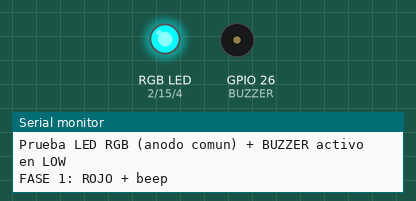
Simulated run of this sketch. Board: ESP32. On the bench: an RGB LED mixed from three pins (HIGH = lit), buzzer (waves = sounding, pin HIGH), the last lines printed to the serial monitor.

Above: at 0.15 s.
At 2.5 s:
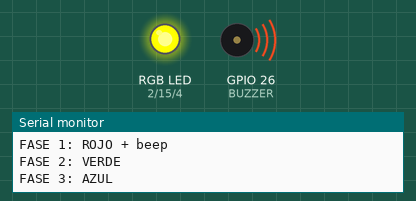
At 3.5 s:
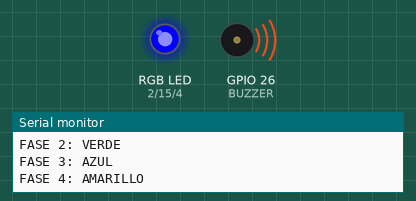
At 4.5 s:
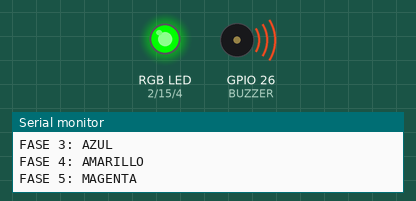
At 6.5 s:
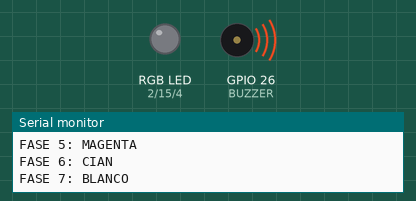
At 9.5 s:
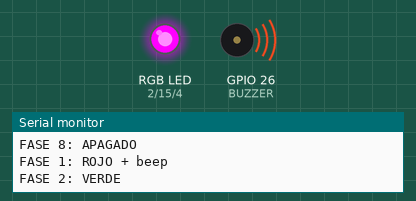
Timing chart, 0 to 10.4 s (numbered marks = the images above):
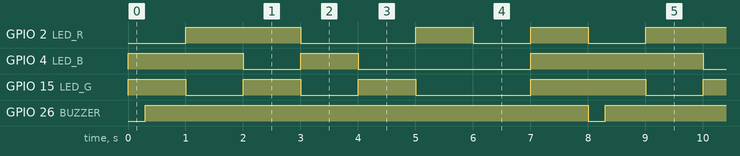

The sketch:

LEDBUZZER.ino
```cpp
// === PINES ===
#define LED_R 2      // Rojo (cátodo del LED rojo)
#define LED_G 15     // Verde
#define LED_B 4      // Azul
#define BUZZER 26    // Buzzer entre 3.3V y GPIO26

void setup() {
  Serial.begin(115200);
  Serial.println("Prueba LED RGB (anodo comun) + BUZZER activo en LOW");

  pinMode(LED_R, OUTPUT);
  pinMode(LED_G, OUTPUT);
  pinMode(LED_B, OUTPUT);
  pinMode(BUZZER, OUTPUT);

  // IMPORTANTE: como todo es activo en LOW,
  // iniciamos todo APAGADO poniéndolo en HIGH.
  digitalWrite(LED_R, HIGH);
  digitalWrite(LED_G, HIGH);
  digitalWrite(LED_B, HIGH);
  digitalWrite(BUZZER, HIGH);
}

void buzzerOn()  { digitalWrite(BUZZER, LOW); }   // LOW -> suena
void buzzerOff() { digitalWrite(BUZZER, HIGH); }  // HIGH -> se apaga

// Encender colores teniendo en cuenta que el LED es ANODO COMUN:
// ON  -> LOW
// OFF -> HIGH
void setColor(bool rOn, bool gOn, bool bOn) {
  digitalWrite(LED_R, rOn ? LOW : HIGH);
  digitalWrite(LED_G, gOn ? LOW : HIGH);
  digitalWrite(LED_B, bOn ? LOW : HIGH);
}

void loop() {
  // 1) ROJO + beep
  Serial.println("FASE 1: ROJO + beep");
  setColor(true, false, false);  // solo rojo encendido

  buzzerOn();
  delay(300);
  buzzerOff();
  delay(700);

  // 2) VERDE (sin beep)
  Serial.println("FASE 2: VERDE");
  setColor(false, true, false);
  delay(1000);

  // 3) AZUL (sin beep)
  Serial.println("FASE 3: AZUL");
  setColor(false, false, true);
  delay(1000);

  // 4) AMARILLO (ROJO + VERDE)
  Serial.println("FASE 4: AMARILLO");
  setColor(true, true, false);
  delay(1000);

  // 5) MAGENTA (ROJO + AZUL)
  Serial.println("FASE 5: MAGENTA");
  setColor(true, false, true);
  delay(1000);

  // 6) CIAN (VERDE + AZUL)
  Serial.println("FASE 6: CIAN");
  setColor(false, true, true);
  delay(1000);

  // 7) BLANCO (los tres encendidos)
  Serial.println("FASE 7: BLANCO");
  setColor(true, true, true);
  delay(1000);

  // 8) APAGADO
  Serial.println("FASE 8: APAGADO");
  setColor(false, false, false);
  delay(1000);
}
```

Measured:
- by itself, GPIO 2 (LED_R): repeats every 8.0 s: LOW 2.0 s, 2 × (HIGH 1.0 s, LOW 1.0 s), HIGH 2.0 s
- by itself, GPIO 4 (LED_B): repeats every 8.0 s: HIGH 1.0 s, LOW 3.0 s, HIGH 3.0 s, LOW 1.0 s
- by itself, GPIO 15 (LED_G): repeats every 8.0 s: HIGH 1.0 s, LOW 1.0 s, HIGH 1.0 s, LOW 2.0 s, HIGH 2.0 s, LOW 1.0 s
- by itself, GPIO 26 (BUZZER): alternates HIGH for 7.7 s and LOW for 0.30 s
